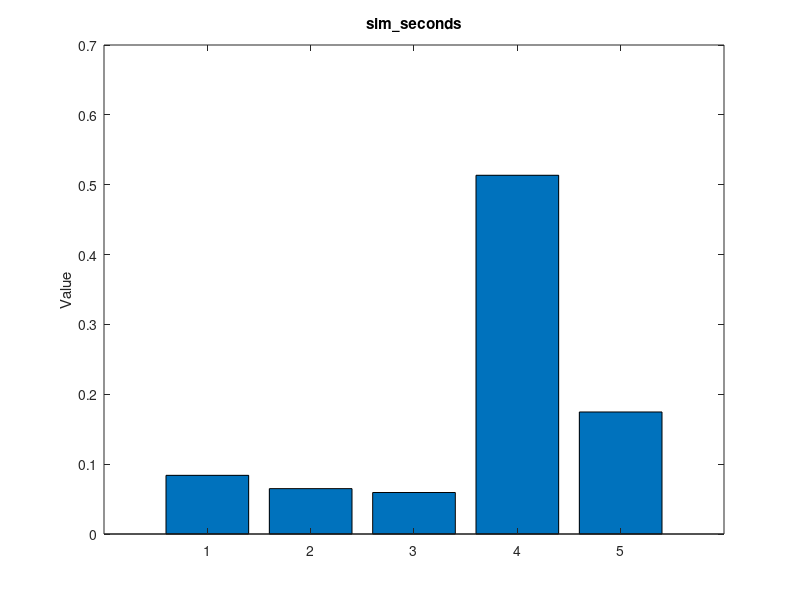

Write the MATLAB code that produced this figure. (Note: this script raises an error after producing the figure.)
%data here
data = struct(...
    'Benchmark', {'specbzip', 'specmcf', 'spechmmer', 'specsjeng', 'speclibm'}, ...
    'sim_seconds', [0.083982, 0.064955, 0.059396, 0.513528, 0.174671], ...
    'system_cpu_cpi', [1.679650, 1.299095, 1.187917, 10.270554, 3.493415], ...
    'system_cpu_dcache_overall_miss_rate_total', [0.014798, 0.002108, 0.001637, 0.121831, 0.060972], ...
    'system_cpu_icache_overall_miss_rate_total', [0.000077, 0.023612, 0.000221, 0.000020, 0.000094], ...
    'system_l2_overall_miss_rate_total', [0.282163, 0.055046, 0.077760, 0.999972, 0.999944] ...
);

%easier form to handle
Benchmarks = data.Benchmark;
sim_seconds = data.sim_seconds;
system_cpu_cpi = data.system_cpu_cpi;
system_cpu_dcache_overall_miss_rate_total = data.system_cpu_dcache_overall_miss_rate_total;
system_cpu_icache_overall_miss_rate_total = data.system_cpu_icache_overall_miss_rate_total;
system_l2_overall_miss_rate_total = data.system_l2_overall_miss_rate_total;

%directory for graphs
graphs_part2_q2 = 'graphs_part2_q2';
if ~exist(graphs_part2_q2, 'dir')
    mkdir(graphs_part2_q2);
end

% metrics for plotting
metrics = {'sim_seconds', 'system_cpu_cpi', 'system_cpu_dcache_overall_miss_rate_total', ...
    'system_cpu_icache_overall_miss_rate_total', 'system_l2_overall_miss_rate_total'};

metric_data = {sim_seconds, system_cpu_cpi, system_cpu_dcache_overall_miss_rate_total, ...
    system_cpu_icache_overall_miss_rate_total, system_l2_overall_miss_rate_total};

% create diagrams
for i = 1:length(metrics)
    figure('Visible', 'off');
    % Create bar plot with specific positions
    bar(1:5, metric_data{i});
    title(metrics{i}, 'Interpreter', 'none');
    ylabel('Value');
    
    % Fix: Set x-axis properties with correct benchmark names
    ax = gca;
    ax.XLim = [0.5 5.5];
    ax.XTick = 1:5;
    % Explicitly list the benchmark names in the correct order
    ax.XTickLabel = {'specbzip', 'specmcf', 'spechmmer', 'specsjeng', 'speclibm'};
    
    xtickangle(45);
    
    % save graph
    output_file = fullfile(graphs_part2_q2, [strrep(metrics{i}, '.', '_'), '.png']);
    saveas(gcf, output_file);
    close(gcf);
end

disp('Success!');

